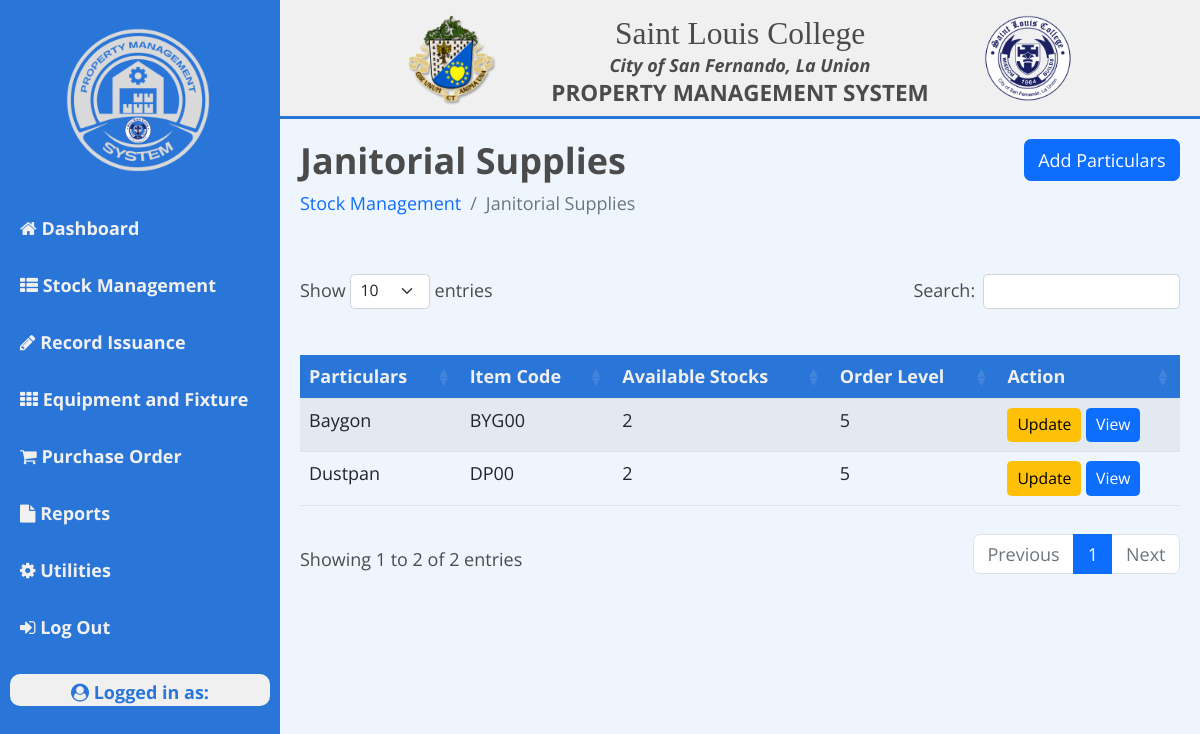
The app's page /pmo/stock-management/janitorial/jtrl-particulars.php, older data.
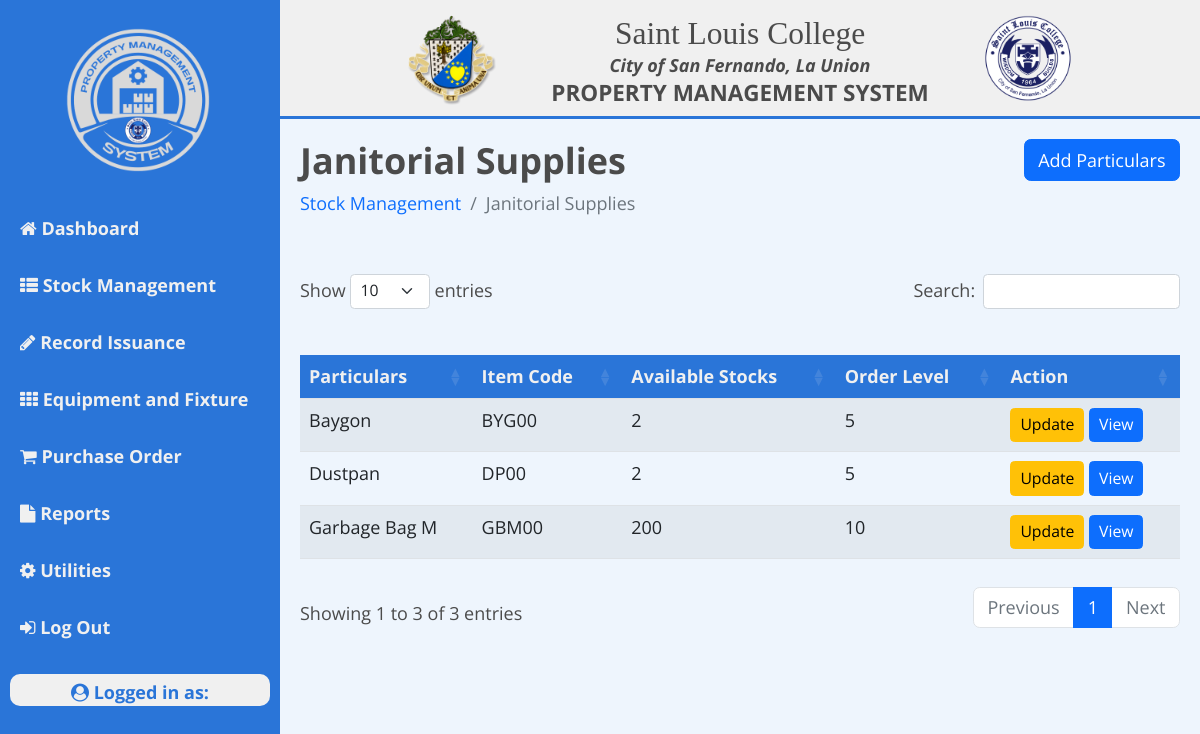
The same page, newer data.
### tables this page shows
CREATE TABLE `tbl_particulars_janitorial` (
  `id` int(11) NOT NULL AUTO_INCREMENT,
  `item_code` varchar(255) NOT NULL,
  `particulars` varchar(255) NOT NULL,
  `unit` varchar(255) NOT NULL,
  `stock_type` varchar(255) NOT NULL,
  `order_level` int(255) NOT NULL,
  PRIMARY KEY (`id`),
  KEY `particulars` (`particulars`),
  KEY `item_code` (`item_code`,`unit`),
  KEY `unit` (`unit`)
);

### pmo/stock-management/janitorial/jtrl-particulars.php (the view, shortened to what this page needs)
<!DOCTYPE html>
<html lang="en">
<?php include '../../../head.php'; ?>
<body>
<?php
require '../../../config.php';
?>
<div class="wrapper">
<?php include '../../pmo-nav.php'; ?>
    <div class="main_content">
    <?php include '../../../navbar.php'; ?>
        <div class="info">
            <div class="page-title">
                <div class="row" style="display: flex;">
                    <div class="col-6 md-6 order-md-1 order-first">
                        <h2>Janitorial Supplies</h2>
                        <nav aria-label="breadcrumb">
                            <ol class="breadcrumb">
                                <li class="breadcrumb-item text-primary">Stock Management</li>
                                <li class="breadcrumb-item active" aria-current="page">Janitorial Supplies</li>
                            </ol>
                        </nav>
                    </div>
                    <div class="col-6 md-6 order-md-2 order-last">
                            <a class="btn btn-primary float-end" href="add-particulars.php" role="button">Add Particulars</a>
                    </div>
                </div>
            </div>
            <div class="table-responsive text-nowrap">
                <table id="example" class="table table-striped " style="width:100%;">
                    <thead>
                        <tr>
                            <th>Particulars</th>
                            <th>Item Code</th>
                            <th>Available Stocks</th>
                            <th>Order Level</th>
                            <th>Action</th>
                        </tr>
                    </thead>
                    <tbody>
                    <?php
                        $query = "SELECT tbl_particulars_janitorial.*, SUM(tbl_stock_janitorial.rem_qty) AS avail_stocks
                                  FROM tbl_particulars_janitorial
                                  INNER JOIN tbl_stock_janitorial ON tbl_particulars_janitorial.particulars = tbl_stock_janitorial.particulars
                                  GROUP BY particulars";
                        $result = mysqli_query($conn, $query);
                        if(mysqli_num_rows($result) > 0):
                            foreach($result as $particulars){
                    ?>
                        <tr>
                            <td><?= $particulars['particulars']; ?></td>
                            <td><?= $particulars['item_code']; ?></td>
                            <td><?= $particulars['avail_stocks']; ?></td>
                            <td><?= $particulars['order_level']; ?></td>
                            <td>
                                <a href="edit-particulars.php?ref=<?= $particulars['id']; ?>" type="button" name="editParticulars" class="btn btn-warning btn-sm">Update</a>
                                <a href="jtrl-stocks.php?ref=<?= $particulars['id']; ?>" type="button" name="viewParticulars" class="btn btn-primary btn-sm">View</a>
                            </td>
                        </tr>
                        <?php
                            }
                        endif;
                        ?>
                    </tbody>
                </table>
            </div>
        </div>
    </div>
</div>
</body>
</html>

Row changes from the older to the newer data that the page shows:
added tbl_particulars_janitorial: particulars "Garbage Bag M", item_code "GBM00", avail_stocks "200", order_level "10"
Text that changed along with them:
text written by a page script: "Show entries Search: Showing 1 to 2 of 2 entries Previous 1 Next" → "Show entries Search: Showing 1 to 3 of 3 entries Previous 1 Next"
